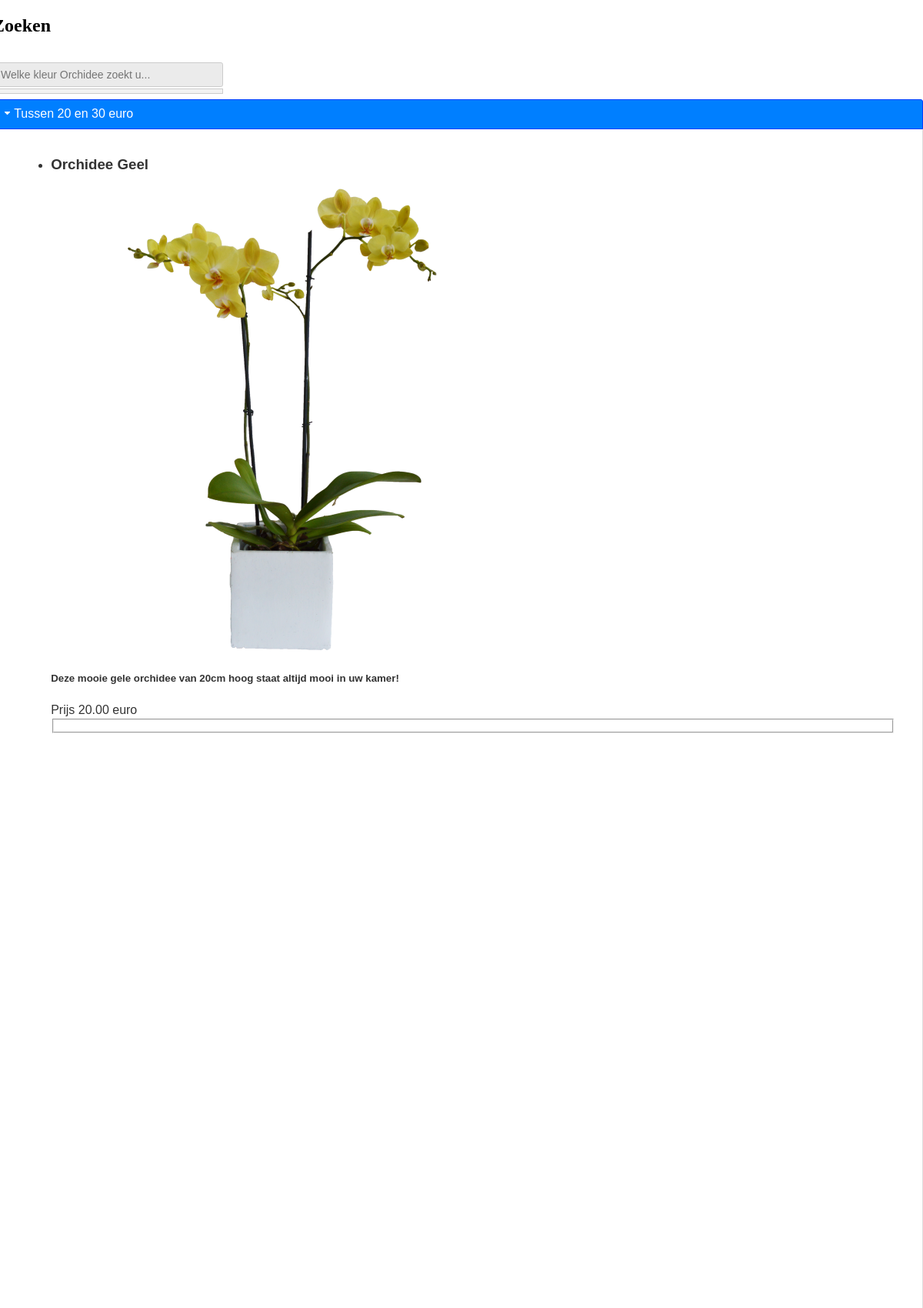
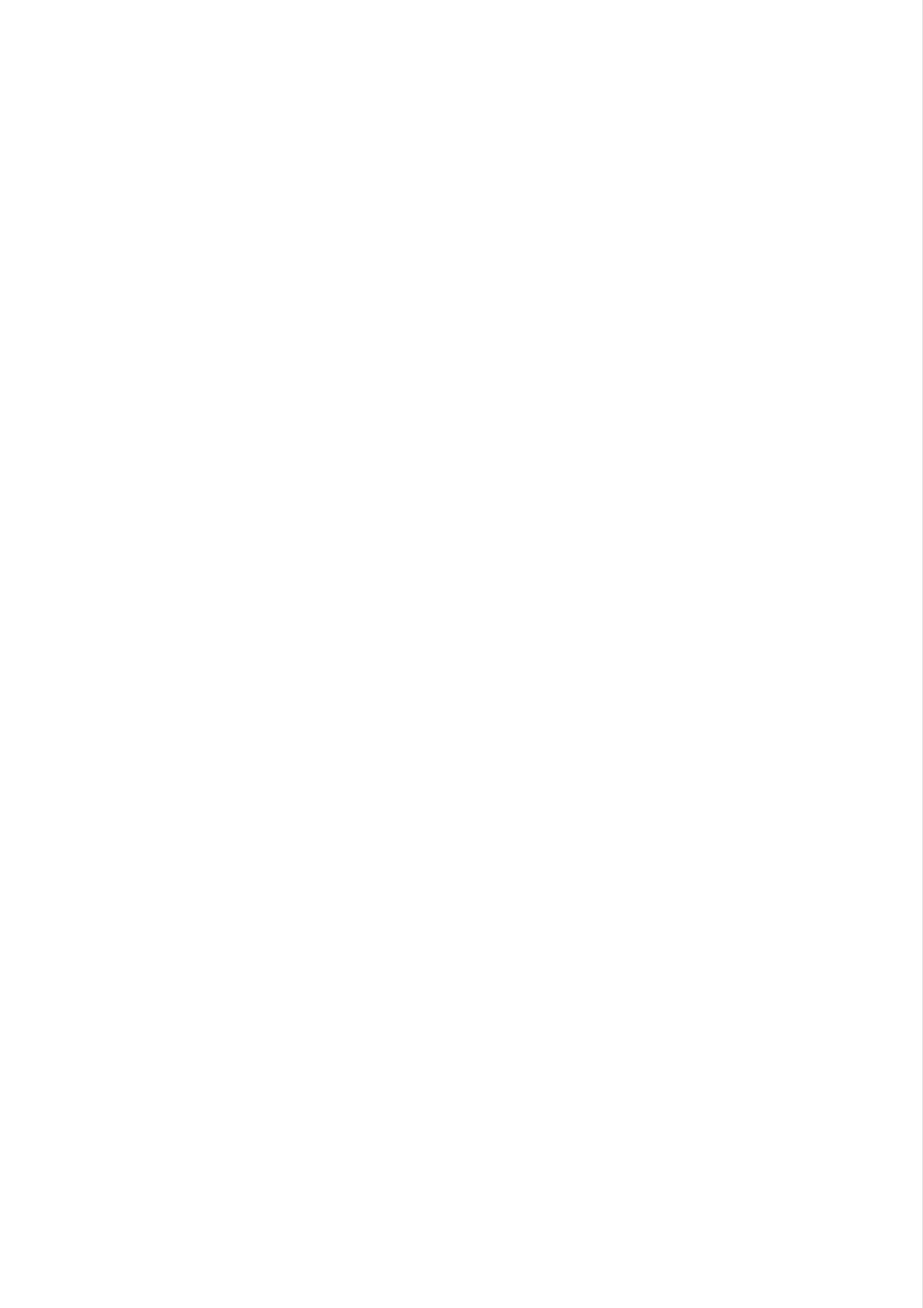
The app's page /search-form.php (upper part) with its own data (2 pictures, top to bottom).
### tables this page shows
CREATE TABLE IF NOT EXISTS `products` (
  `id` int(11) NOT NULL AUTO_INCREMENT,
  `product_code` varchar(60) NOT NULL,
  `product_name` varchar(60) NOT NULL,
  `product_desc` varchar(600) NOT NULL,
  `product_img_name` varchar(60) NOT NULL,
  `price` decimal(10,2) NOT NULL,
  PRIMARY KEY (`id`),
  UNIQUE KEY `product_code` (`product_code`)
);

### search-form.php (the view, shortened to what this page needs)
<!DOCTYPE html>
<html lang="en">
<head>
    <div class="container">
    <link rel="stylesheet" href="//code.jquery.com/ui/1.12.1/themes/base/jquery-ui.css">
    <link rel="stylesheet" href="/resources/demos/style.css">
</head>
<h2>Zoeken</h2>
<div class="search-box">
    <input type="text" autocomplete="off" placeholder="Welke kleur Orchidee zoekt u..." />
    <div class="result"></div>
</div>
<?php
include_once("config.php");
$current_url = urlencode($url="http://".$_SERVER['HTTP_HOST'].$_SERVER['REQUEST_URI']);
?>
<div class="container">
    <div id="accordion">
        <h3>Tussen 20 en 30 euro</h3>
        <div>
            <?php
            $results = $mysqli->query("SELECT * FROM `products` where `price` between 20 and 30");
            if($results){
                $products_item = '<ul class="products">';
                while($obj = $results->fetch_object())
                {
                    $products_item .= <<<EOT
	<li class="product">
	<form method="post" action="cart_update.php">
	<div class="product-content"><h3>{$obj->product_name}</h3>
	<div class="product-thumb"><img src="images/{$obj->product_img_name}"></div>
	<div class="product-desc"><h5>{$obj->product_desc}</h5></div>
	<div class="product-info">
	Prijs {$obj->price} euro
	<fieldset>
	</fieldset>
	<input type="hidden" name="product_code" value="{$obj->product_code}" />
	<input type="hidden" name="type" value="add" />
	<input type="hidden" name="return_url" value="{$current_url}" />
	</div></div>
	</form>
	</li>
EOT;
                }
                $products_item .= '</ul>';
                echo $products_item;
            }
            ?>
        </div>
        <br><br><br>
    </div>
</div>

### style.css (style rules this page uses)
html { height: 50%; margin-left:-10px; }
input[type="text"] { background-color: #ebebeb; }
input[type] { border: 1px solid rgb(168, 168, 168); display: block; margin: 1em 1em 1em 0em; border-radius: 0.2em; }

### search-form.php (style rules this page uses)
.search-box { width: 300px; position: relative; display: inline-block; font-size: 14px; }
.search-box input[type="text"] { height: 32px; padding: 5px 10px; border: 1px solid #CCCCCC; font-size: 14px; }
.result { position: absolute; z-index: 999; top: 80%; left: 0; background-color:#f2f2f2; border:1px solid #CCCCCC; padding-top:5px; padding-left:5px; }
.search-box input[type="text"], .result { width: 100%; box-sizing: border-box; }

### records on screen
products: product_name "Orchidee Geel", product_img_name (picture), product_desc "Deze mooie gele orchidee van 20cm hoog staat altijd mooi in uw kamer!", price "20.00"
